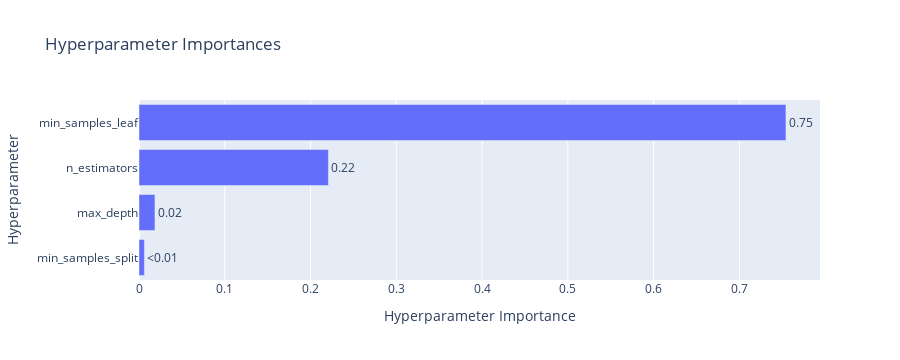

Notebook cell for this chart:
### Code cell
optuna.visualization.plot_param_importances(study_rf_reg_rndsmp_hpr)

### Figure 1 — Plotly figure (JSON) as saved in the notebook; plotly's stock layout.template omitted (floating-point values rounded to 4 significant figures)
{"data": [{"cliponaxis": false, "hovertemplate": ["min_samples_split (IntDistribution): 0.006306961026093229<extra></extra>", "max_depth (IntDistribution): 0.018590175354828386<extra></extra>", "n_estimators (IntDistribution): 0.22084273381075628<extra></extra>", "min_samples_leaf (IntDistribution): 0.7542601298083222<extra></extra>"], "name": "Objective Value", "orientation": "h", "text": ["<0.01", "0.02", "0.22", "0.75"], "textposition": "outside", "type": "bar", "x": [0.006307, 0.01859, 0.2208, 0.7543], "y": ["min_samples_split", "max_depth", "n_estimators", "min_samples_leaf"]}], "layout": {"autosize": true, "height": 360, "title": {"text": "Hyperparameter Importances"}, "xaxis": {"autorange": true, "range": [0, 0.794], "title": {"text": "Hyperparameter Importance"}, "type": "linear"}, "yaxis": {"autorange": true, "range": [-0.5, 3.5], "title": {"text": "Hyperparameter"}, "type": "category"}}}
